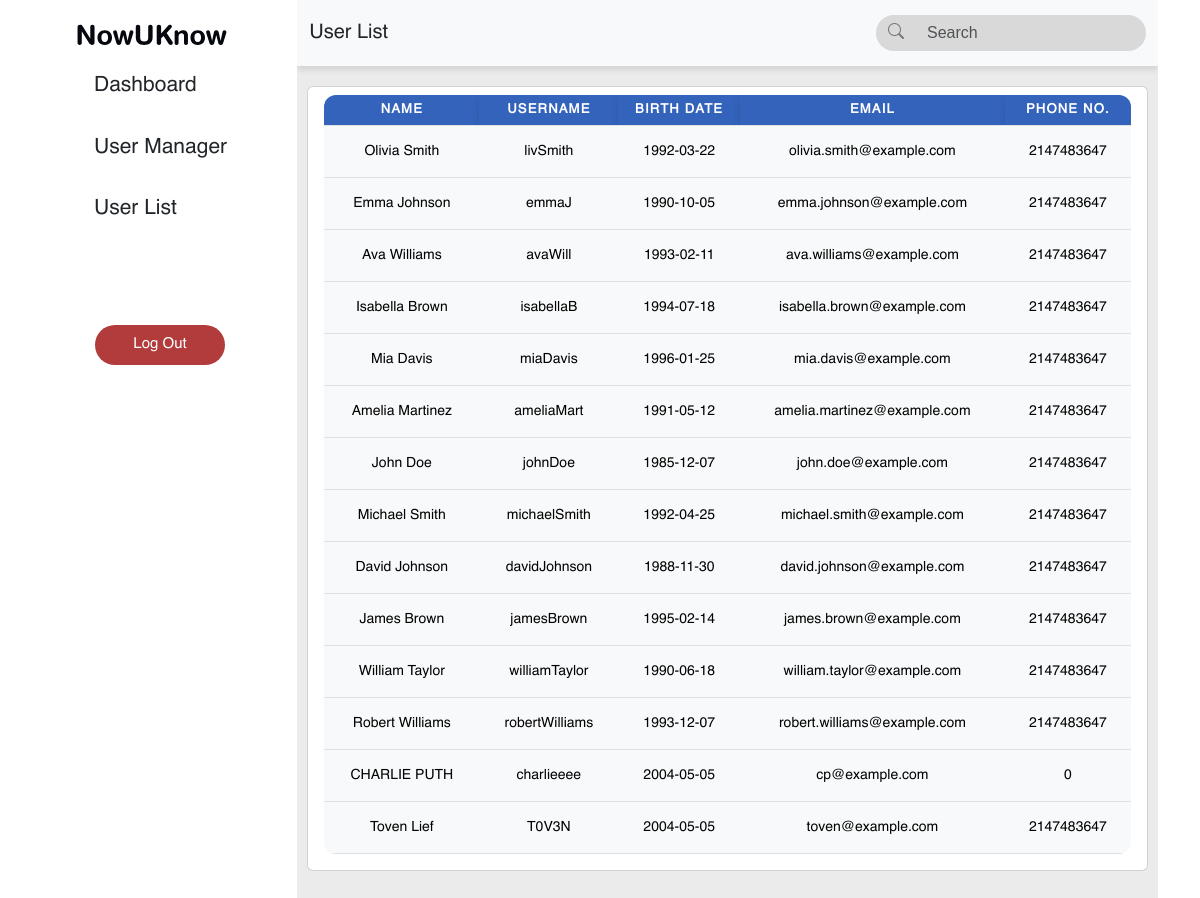
The app's page /Admin/userlist.php (signed in) with its own data.
### tables this page shows
CREATE TABLE `users` (
  `userID` int(11) NOT NULL,
  `firstName` varchar(50) NOT NULL,
  `lastName` varchar(50) NOT NULL,
  `userName` varchar(50) NOT NULL,
  `email` varchar(50) NOT NULL,
  `password` varchar(50) NOT NULL,
  `birthday` date NOT NULL,
  `profilePicture` varchar(100) DEFAULT 'defaultProfile.png',
  `coverPhoto` varchar(100) DEFAULT 'defaultCover.png',
  `userType` varchar(5) NOT NULL DEFAULT 'user',
  `phoneNumber` varchar(11) NOT NULL
);

### assets/shared/connect.php (called while the page is built, shortened)
<?php
  function executeQuery($query){
    $conn = $GLOBALS['conn'];
    return mysqli_query($conn, $query);
  }
?>

### Admin/userlist.php (the view, shortened to what this page needs)
<?php
include("../assets/shared/connect.php");
$listQuery = "SELECT * FROM users WHERE userType = 'user'";
$listQueryResult = executeQuery($listQuery);
?>
<!DOCTYPE html>
<html lang="en">
<head>
    <link href="https://cdn.jsdelivr.net/npm/bootstrap@5.3.0-alpha1/dist/css/bootstrap.min.css" rel="stylesheet" />
    <link rel="stylesheet" href="../assets/css/admin.css">
    <link href="https://cdn.jsdelivr.net/npm/bootstrap-icons/font/bootstrap-icons.css" rel="stylesheet" />
</head>
<body>
    <div class="container">
        <div class="row">
            <div class="col-md-3 left-column">
                <div class="logo">
                    <img src="../assets/icons/wordMark big.svg" alt="NowUKnow Logo" width="100" height="100" />
                </div>
                <div class="sidebar">
                    <ul>
                        <li><a href="index.php"><span class="nav-title">Dashboard</span></a></li>
                        <li><a href="userManager.php"><span class="nav-title">User Manager</span></a></li>
                        <li><a href="userlist.php"><span class="nav-title">User List</span></a></li>
                    </ul>
                </div>
                <div class="logout-container">
                    <form action="../login.php" method="POST">
                        <button type="submit" class="btn-logout">Log Out</button>
                    </form>
                </div>
            </div>
            <div class="col-md-9 right-column">
                <nav class="custom-navbar">
                    <div class="container-fluid d-flex align-items-center justify-content-between">
                        <span class="nav-title">User List</span>
                        <form class="search-form" role="search" method="GET">
                            <div class="input-group rounded-search">
                                <span class="input-group-text search-icon">
                                    <i class="bi bi-search"></i>
                                </span>
                                <input type="text" class="form-control search-input" name="searchTerm" placeholder="Search"
                                    aria-label="Search" value="<?php echo isset($_GET['searchTerm']) ? htmlspecialchars($_GET['searchTerm']) : ''; ?>" />
                            </div>
                        </form>
                    </div>
                </nav>
                <div class="content">
                    <div class="row">
                        <div class="col">
                            <div class="card px-3">
                                <div class="table-responsive">
                                    <table class="table table-hover mt-2">
                                        <thead>
                                            <tr>
                                                <th scope="col">Name</th>
                                                <th scope="col">Username</th>
                                                <th scope="col">Birth Date</th>
                                                <th scope="col">Email</th>
                                                <th scope="col">Phone No.</th>
                                            </tr>
                                        </thead>
                                        <tbody class="table-light">
                                            <?php if (mysqli_num_rows($listQueryResult) > 0) {
                                                while ($listRow = mysqli_fetch_assoc($listQueryResult)) { ?>
                                                    <tr>
                                                        <td><?php echo $listRow['firstName'] . ' ' . $listRow['lastName']; ?></td>
                                                        <td><?php echo $listRow['userName']; ?></td>
                                                        <td><?php echo $listRow['birthday']; ?></td>
                                                        <td><?php echo $listRow['email']; ?></td>
                                                        <td><?php echo $listRow['phoneNumber']; ?></td>
                                                    </tr>
                                                <?php }
                                            } else { ?>
                                                <tr>
                                                    <td colspan="5" class="text-center">No users found.</td>
                                                </tr>
                                            <?php } ?>
                                        </tbody>
                                    </table>
                                </div>
                            </div>
                        </div>
                    </div>
                </div>
            </div>
        </div>
</body>
</html>

### assets/css/admin.css (style rules this page uses)
body { margin: 0; font-family: Helvetica, sans-serif; display: flex; flex-direction: column; height: 100vh; overflow-y: auto; }
.container-fluid, .row { height: 100%; margin: 0; }
.row { display: flex; flex: wrap; }
.left-column { background-color: #ffffff; overflow-y: auto; padding: 20px; }
.right-column { flex: 2; background-color: #ebebeb; overflow-y: auto; padding-top: 20px; height: 100%; box-sizing: border-box; padding: 0; }
.left-column { flex: 0.5; background-color: #ffffff; overflow-y: hidden; }
.sidebar ul { list-style-type: none; font-family: 'Helvetica', sans-serif; }
.sidebar ul li { font-size: 21px; margin-bottom: 30px; }
.sidebar ul li a { text-decoration: none; color: inherit; display: flex; align-items: center; transition: background-color 0.3s ease, color 0.3s ease; }
.custom-navbar { font-family: "Helvetica Rounded", Helvetica, sans-serif; font-size: 20px; width: 100%; padding-top: 15px; padding-bottom: 15px; background-color: #f8f9fa; box-shadow: 0 4px 6px rgba(0, 0, 0, 0.1); }
.logo img { width: 150px; height: 150px; margin-top: -60px; margin-left: 15px; margin-bottom: -40px; }
.content { height: 200vh; padding-top: 20px; }
.btn-logout { color: white; border: none; border-radius: 50px; cursor: pointer; display: flex; align-items: center; justify-content: center; font-family: "Helvetica Rounded", Helvetica, sans-serif; font-size: 15px; }
.btn-logout { background-color: #b23b3b; width: 130px; height: 40px; margin-top: 50px; }
.logout-container { display: flex; margin-top: 50px; margin-left: 33px; }
.search-form { max-width: 400px; }
.rounded-search { border-radius: 20px; overflow: hidden; background-color: #d9d9d9; border: none; }
.search-icon { background-color: transparent; border: none; color: #757575; }
.search-input { border: none; background-color: transparent; font-size: 1rem; color: #757575; font-family: "Helvetica Rounded", Arial, sans-serif; }
.col { flex-grow: 1; width: 100%; box-sizing: border-box; padding: 0 10px; }
.table { width: 100%; border-collapse: collapse; font-family: "Helvetica"; background: rgba(255, 255, 255, 0.9); border-radius: 12px; overflow: hidden; }
.table th { background: #3363bb; color: white; padding-top: 5px; padding-bottom: 5px; text-align: center; vertical-align: middle; font-size: 13px; text-transform: uppercase; letter-spacing: 1.2px; box-shadow: 0px 4px 8px rgba(0, 0, 0, 0.1); }
.table td { padding: 15px; text-align: center; font-size: 14px; }

### records on screen
users: firstName "Olivia", lastName "Smith", userName "livSmith", birthday "1992-03-22", email "olivia.smith@example.com", phoneNumber "2147483647"
users: firstName "Emma", lastName "Johnson", userName "emmaJ", birthday "1990-10-05", email "emma.johnson@example.com", phoneNumber "2147483647"
users: firstName "Ava", lastName "Williams", userName "avaWill", birthday "1993-02-11", email "ava.williams@example.com", phoneNumber "2147483647"
users: firstName "Isabella", lastName "Brown", userName "isabellaB", birthday "1994-07-18", email "isabella.brown@example.com", phoneNumber "2147483647"
users: firstName "Mia", lastName "Davis", userName "miaDavis", birthday "1996-01-25", email "mia.davis@example.com", phoneNumber "2147483647"
users: firstName "Amelia", lastName "Martinez", userName "ameliaMart", birthday "1991-05-12", email "amelia.martinez@example.com", phoneNumber "2147483647"
users: firstName "John", lastName "Doe", userName "johnDoe", birthday "1985-12-07", email "john.doe@example.com", phoneNumber "2147483647"
users: firstName "Michael", lastName "Smith", userName "michaelSmith", birthday "1992-04-25", email "michael.smith@example.com", phoneNumber "2147483647"
users: firstName "David", lastName "Johnson", userName "davidJohnson", birthday "1988-11-30", email "david.johnson@example.com", phoneNumber "2147483647"
users: firstName "James", lastName "Brown", userName "jamesBrown", birthday "1995-02-14", email "james.brown@example.com", phoneNumber "2147483647"
users: firstName "William", lastName "Taylor", userName "williamTaylor", birthday "1990-06-18", email "william.taylor@example.com", phoneNumber "2147483647"
users: firstName "Robert", lastName "Williams", userName "robertWilliams", birthday "1993-12-07", email "robert.williams@example.com", phoneNumber "2147483647"
users: firstName "CHARLIE", lastName "PUTH", userName "charlieeee", birthday "2004-05-05", email "cp@example.com", phoneNumber "0"
users: firstName "Toven", lastName "Lief", userName "T0V3N", birthday "2004-05-05", email "toven@example.com", phoneNumber "2147483647"
